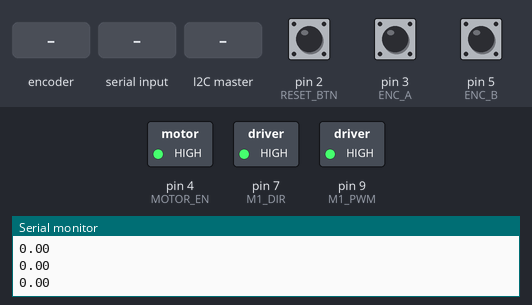
The sketch below on a simulated Arduino Uno, built with avr-gcc and run on an emulated ATmega328P. Shown: switched loads named in the sketch (green lamp = pin HIGH), the last lines printed to the serial monitor. The inputs (shaded band) are chosen by the test bench; at power-on: pin 2 (RESET_BTN) HIGH, pin 3 (ENC_A) HIGH, pin 5 (ENC_B) HIGH.

Above: at 1.2 s.
1.3 s: rotary encoder on pin 3 (ENC_A) / pin 5 (ENC_B) turned 1 step (first pin leading)
At 1.9 s:
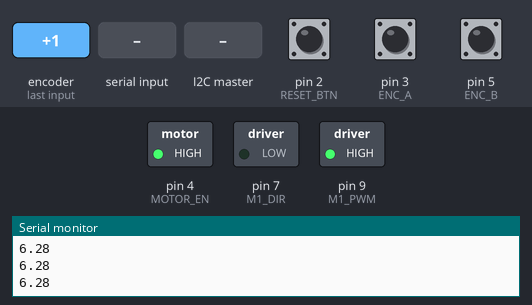
4.5 s: "2" received over Serial
At 6.2 s:
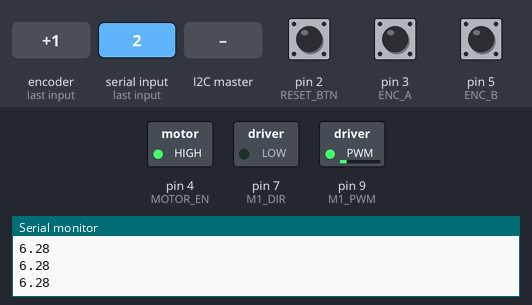
7.5 s: pin 2 (RESET_BTN) pulled LOW for 0.15 s
At 8.4 s:
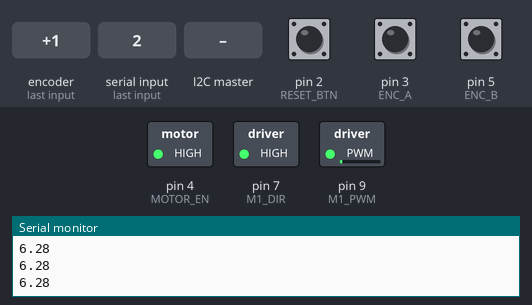
10.6 s: the I2C master sends the byte 200
At 13.0 s:
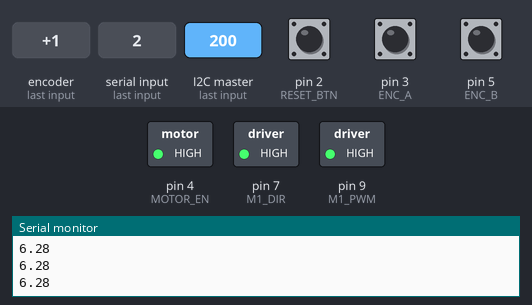
13.6 s: the I2C master sends the byte 3
At 14.1 s:
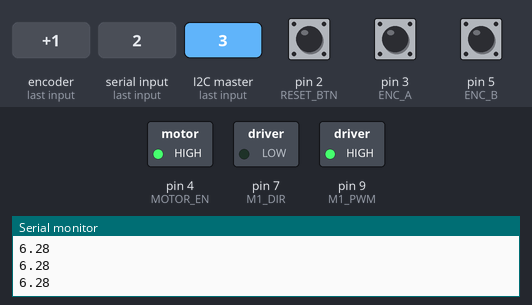
16.6 s: the I2C master sends the byte 1
At 17.9 s:
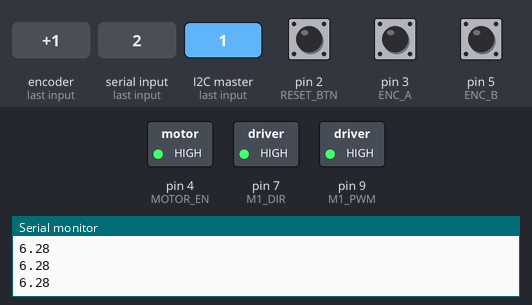
Timing chart, 0 to 19.1 s (numbered marks = the images above; inputs shaded):
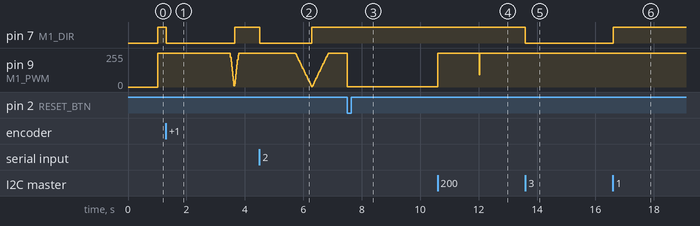

Measured:
- after the input at 1.3 s, pin 7 (M1_DIR): HIGH → LOW at once, → HIGH 2.3 s later
- after the input at 4.5 s, pin 7 (M1_DIR): HIGH → LOW at once, → HIGH 1.8 s later
- after the input at 7.5 s, pin 9 (M1_PWM): 255/255 → 2/255 at once
- after the input at 10.6 s, pin 9 (M1_PWM): 2/255 → 255/255 at once
- after the input at 13.6 s, pin 7 (M1_DIR): HIGH → LOW at once
- after the input at 16.6 s, pin 7 (M1_DIR): LOW → HIGH at once; pin 9 (M1_PWM): stops changing and stays 255/255

The sketch:

closed_loop_position.ino
```cpp
#include<Wire.h>

#define SLAVE_ADDR 0x04

#define M1_DIR 7
#define M1_PWM 9
#define MOTOR_EN 4

#define RESET_BTN 2
#define ENC_A 3
#define ENC_B 5

#define Kp 0.253733882698412
#define K 225
#define Ki 0.0161502759705219

//const float Kp = 0.2274788;
//const float K = 6.4;
//const float Ki = 0.0517371;


float I = 0.0;
float error_past = 0.0;

float desiredAngle = 0.0;
int encCount = 0;
float encPosition = 0.0;

long startTime;
long period = 10000;
long Ts = 0;
long Tc;

bool firstRun = true;

void setup() {
  Serial.begin(2000000);
  pinMode(ENC_A, INPUT_PULLUP);
  pinMode(ENC_B, INPUT_PULLUP);
  pinMode(M1_DIR, OUTPUT);
  pinMode(M1_PWM, OUTPUT);
  pinMode(RESET_BTN, INPUT_PULLUP);
  pinMode(MOTOR_EN, OUTPUT);
  digitalWrite(MOTOR_EN, HIGH);
  digitalWrite(M1_DIR, HIGH);

  Tc = micros();

  attachInterrupt(digitalPinToInterrupt(ENC_A), encoderISR, CHANGE);
  attachInterrupt(digitalPinToInterrupt(RESET_BTN), resetISR, HIGH);

  Wire.begin(SLAVE_ADDR);
  Wire.onReceive(receiveQuad);
}

void loop() {
  startTime = micros();
  PIControl();
  while(micros() < startTime + period){

  }

  startTime = micros();

  if(firstRun == true){
    delay(1000);
    firstRun = false;
    startTime = micros();
    desiredAngle = PI;
  }
  Serial.println(encPosition);
  PIControl();
  while(micros() < startTime + period){

  }
}

void PIControl(){
  float error = desiredAngle - encPosition;

  if(error > PI)error -= 2*PI;
  else if(error < -1*PI)error += 2*PI;

//  Serial.println(error);
  I = I + (Ts/10000)*error;
  float u = K*(Kp*error + Ki*I*error);

  if(u > 0) digitalWrite(M1_DIR, HIGH);
  else digitalWrite(M1_DIR, LOW);
  analogWrite(M1_PWM, abs(u));
  Ts = micros() - Tc;
  Tc = micros();
}

void encoderISR(){
  int encAStatus = digitalRead(ENC_A);
  int encBStatus = digitalRead(ENC_B);
  if(encAStatus == encBStatus){
    encCount += 2;
    if(encCount == 3202) encCount = 2;
  }else{
    encCount -= 2;
    if(encCount == -2) encCount = 3198;
  }
  encPosition = (float(encCount)*2.0*PI)/3200.0;
  //Serial.println(encPosition);
}

void resetISR(){
  desiredAngle = 0.0;
}

void receiveQuad(int byteCount){
  byte currentQuad;
  while(Wire.available()){
    currentQuad = Wire.read();
  }
  desiredAngle = ((double(currentQuad) - 1.0)*(PI/2.0));
}

void serialEvent(){
  while(Serial.available() > 0){
    int i = Serial.read();
    int j = Serial.read();
//    Serial.println(i);
    if(i == 49) desiredAngle = 0.0;
    if(i == 50) desiredAngle = PI/2.0;
    if(i == 51) desiredAngle = PI;
    if(i == 52) desiredAngle = (3*PI)/2.0;
    Serial.println(desiredAngle);
  }
}
```
